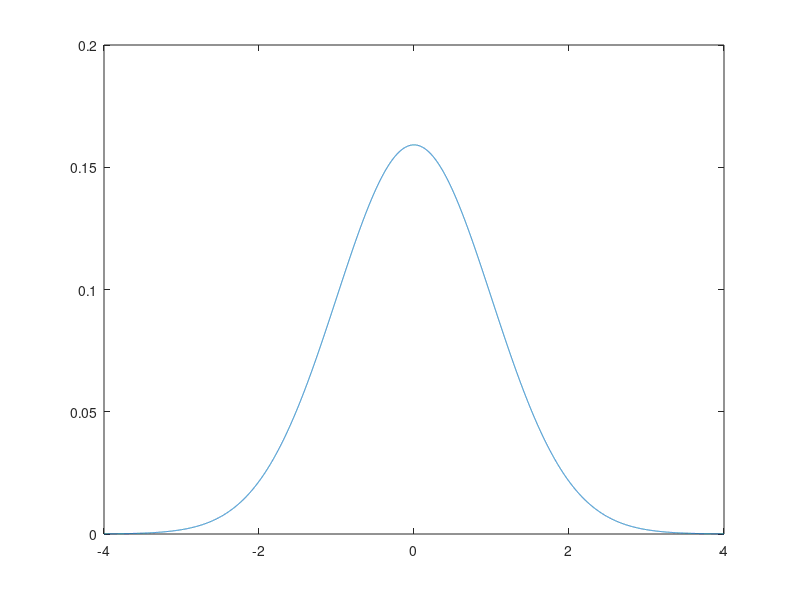

MATLAB code for this plot:
clc;
bin=-4:.0005:4;
n=zeros(16001,1);
for i=1:16001
    n(i,1)=(1/(2*pi))*exp(-bin(i)^2/2);
end;

plot(bin,n);

% except for the errors, there are not many differences


